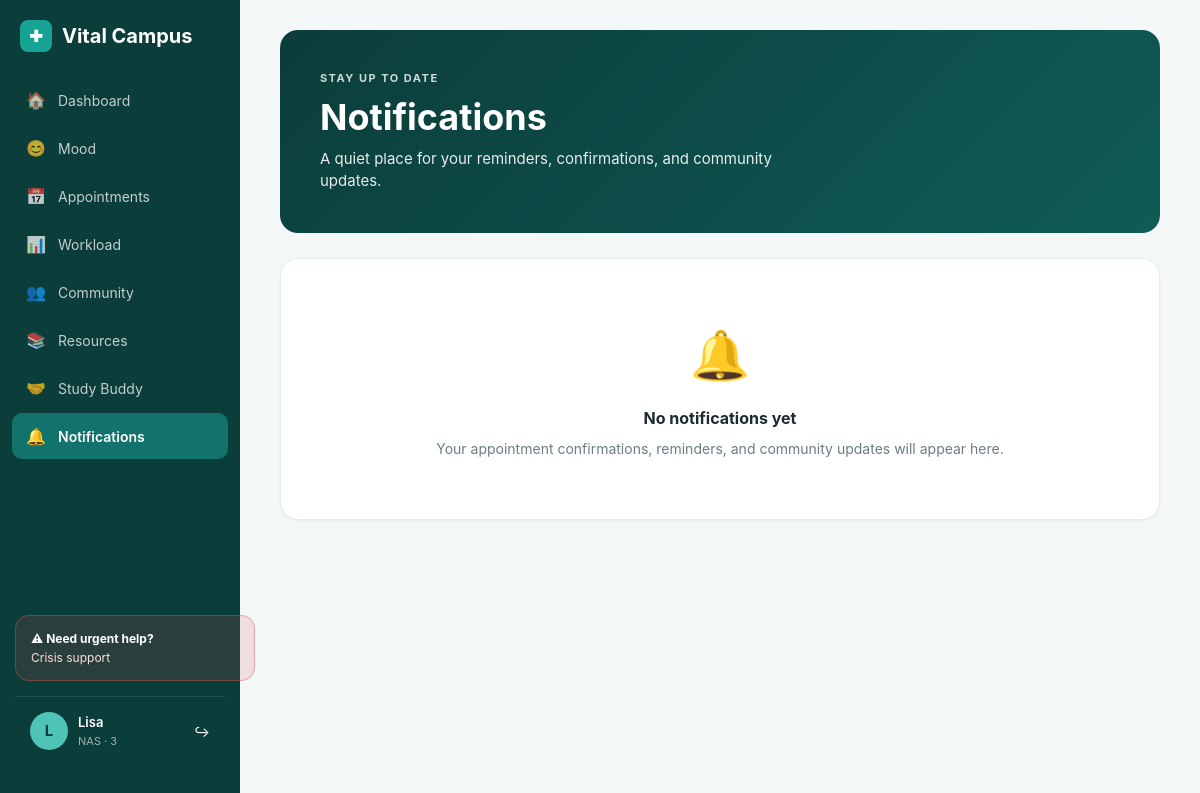
The app's page /notifications (signed in) with its own data.
### database.py (models this page shows, shortened)
class User(UserMixin, db.Model):
    __tablename__ = 'users'
    id = db.Column(db.Integer, primary_key=True)
    user_id = db.Column(db.String(36), unique=True, nullable=False, default=lambda: str(uuid.uuid4()))
    student_number = db.Column(db.String(15), unique=True, nullable=False)
    preferred_name = db.Column(db.String(60), nullable=False)
    email = db.Column(db.String(120), unique=True, nullable=False)
    password = db.Column(db.String(200), nullable=False)
    faculty = db.Column(db.String(80), nullable=False)
    year_of_study = db.Column(db.SmallInteger, nullable=False)
    role = db.Column(db.String(20), default='student')
    is_active = db.Column(db.Boolean, default=True)
    created_at = db.Column(db.DateTime, default=datetime.utcnow)
    last_login = db.Column(db.DateTime, nullable=True)
    moods = db.relationship('MoodEntry', backref='user', lazy=True)
    appointments = db.relationship('Appointment', backref='user', lazy=True)
    posts = db.relationship('PeerPost', backref='user', lazy=True)
    notifications = db.relationship('Notification', backref='user', lazy=True)

### app.py (the view)
@app.route('/notifications')
@login_required
def notifications():
    user_notifications = Notification.query.filter(
        Notification.user_id == current_user.id,
        Notification.type != 'study_plan'
    ).order_by(Notification.sent_at.desc()).all()
    return render_template('notifications.html', notifications=user_notifications)

### app.py (called while the page is built)
@login_manager.user_loader
def load_user(user_id):
    return User.query.get(int(user_id))

### templates/notifications.html (shortened to what this page needs)
<!DOCTYPE html>
<html lang="en">
<head>
    <link rel="stylesheet" href="{{ url_for('static', filename='css/style.css') }}">
</head>
<body>
    <div class="layout">
        <aside class="sidebar">
            <div>
                <div class="sidebar-brand"><div class="sidebar-brand-icon">✚</div><span>Vital Campus</span></div>
                <nav class="sidebar-nav">
                    <a href="{{ url_for('dashboard') }}"><i>🏠</i><span>Dashboard</span></a>
                    <a href="{{ url_for('mood') }}"><i>😊</i><span>Mood</span></a>
                    <a href="{{ url_for('booking') }}"><i>📅</i><span>Appointments</span></a>
                    <a href="{{ url_for('workload') }}"><i>📊</i><span>Workload</span></a>
                    <a href="{{ url_for('forum') }}"><i>👥</i><span>Community</span></a>
                    <a href="{{ url_for('resources') }}"><i>📚</i><span>Resources</span></a>
                    <a href="{{ url_for('studybuddy') }}"><i>🤝</i><span>Study Buddy</span></a>
                    <a href="{{ url_for('notifications') }}" class="active"><i>🔔</i><span>Notifications</span></a>
                </nav>
            </div>
            <div>
                <button class="sidebar-crisis" onclick="openCrisisModal()" style="cursor:pointer; width:100%; text-align:left; font-family:inherit;">
                    <strong>⚠ Need urgent help?</strong>
                    Crisis support
                </button>
                <div class="sidebar-user">
                    <div class="sidebar-user-avatar">{{ current_user.preferred_name[0] }}</div>
                    <div class="sidebar-user-info"><div>{{ current_user.preferred_name }}</div><div>NAS · {{ current_user.year_of_study }}</div></div>
                    <a href="{{ url_for('logout') }}" style="margin-left:auto; color:#fff; text-decoration:none; font-size:14px;">↪</a>
                </div>
            </div>
        </aside>
        <main class="main-content">
            <div class="banner">
                <div class="banner-content">
                    <div class="eyebrow">Stay up to date</div>
                    <h1>Notifications</h1>
                    <p>A quiet place for your reminders, confirmations, and community updates.</p>
                </div>
            </div>
            {% if notifications %}
                {% for n in notifications %}
                <div class="card" style="display: flex; gap: 20px; align-items: start;">
                    <div style="width: 40px; height: 40px; border-radius: 10px; background: var(--teal-50); color: var(--teal-600); display: flex; align-items: center; justify-content: center; font-size: 18px; flex-shrink: 0;">
                        {% if n.type == 'appointment' %}📅{% elif n.type == 'crisis' %}⚠{% else %}🔔{% endif %}
                    </div>
                    <div style="flex: 1;">
                        <strong style="display: block; margin-bottom: 4px;">{{ n.type|title }}</strong>
                        <p style="color: var(--ink-500); font-size: 14px; margin-bottom: 6px;">{{ n.message }}</p>
                        <span style="font-size: 12px; color: var(--ink-300);">{{ n.sent_at.strftime('%Y/%m/%d · %H:%M') }}</span>
                    </div>
                    {% if not n.is_read %}
                    <div style="width: 8px; height: 8px; border-radius: 50%; background: var(--teal-500); margin-top: 6px;"></div>
                    {% endif %}
                </div>
                {% endfor %}
            {% else %}
                <div class="card" style="text-align: center; padding: 60px 20px;">
                    <div style="font-size: 48px; margin-bottom: 15px;">🔔</div>
                    <h3 style="margin-bottom: 8px;">No notifications yet</h3>
                    <p style="color: var(--ink-500); font-size: 14px;">Your appointment confirmations, reminders, and community updates will appear here.</p>
                </div>
            {% endif %}
        </main>
    </div>
</body>
</html>

### static/css/style.css (style rules this page uses)
:root { --teal-900: #0b3d3a; --teal-700: #0f5b56; --teal-600: #12736c; --teal-500: #16a394; --teal-400: #4dc4b5; --teal-100: #e6f7f4; --teal-50: #f0faf8; --amber-500: #e6a23c; --amber-100: #fdf3e2; --red-500: #d9534f; --red-100: #fdeceb; --ink-900: #1a2b33; --ink-700: #334a55; --ink-500: #6b7d85; --ink-300: #b3bfc5; --ink-100: #e8edef; --bg: #f4f7f8; --white: #ffffff; --radius: 14px; --radius-lg: 18px; --shadow-sm: 0 1px 3px rgba(15, 91, 86, 0.06); --shadow-md: 0 4px 14px rgba(15, 91, 86, 0.08); }
* { margin: 0; padding: 0; box-sizing: border-box; }
body { font-family: -apple-system, BlinkMacSystemFont, 'Segoe UI', Roboto, sans-serif; background: var(--bg); color: var(--ink-900); font-size: 15px; line-height: 1.5; }
.layout { display: flex; min-height: 100vh; }
.sidebar { width: 240px; background: var(--teal-900); color: white; padding: 20px 0; position: fixed; top: 0; left: 0; height: 100vh; display: flex; flex-direction: column; justify-content: space-between; }
.sidebar-brand { display: flex; align-items: center; gap: 10px; padding: 0 20px 25px 20px; font-size: 20px; font-weight: 700; color: white; }
.sidebar-brand-icon { width: 32px; height: 32px; background: var(--teal-500); border-radius: 8px; display: flex; align-items: center; justify-content: center; font-size: 16px; }
.sidebar-nav { display: flex; flex-direction: column; gap: 2px; padding: 0 12px; }
.sidebar-nav a { display: flex; align-items: center; gap: 12px; padding: 11px 14px; border-radius: 10px; color: rgba(255,255,255,0.75); text-decoration: none; font-size: 14px; transition: all 0.2s; }
.sidebar-nav a.active { background: var(--teal-600); color: white; font-weight: 600; }
.sidebar-nav a i { width: 20px; text-align: center; font-size: 16px; font-style: normal; }
.sidebar-crisis { margin: 15px; padding: 15px; background: rgba(217, 83, 79, 0.15); border: 1px solid rgba(217, 83, 79, 0.4); border-radius: var(--radius); font-size: 12px; color: #fdd; display: block; }
.sidebar-crisis strong { display: block; margin-bottom: 4px; color: white; }
.sidebar-user { display: flex; align-items: center; gap: 10px; padding: 15px; margin: 15px; border-top: 1px solid rgba(255,255,255,0.1); }
.sidebar-user-avatar { width: 38px; height: 38px; border-radius: 50%; background: var(--teal-400); color: var(--teal-900); display: flex; align-items: center; justify-content: center; font-weight: 700; }
.sidebar-user-info div:first-child { font-weight: 600; font-size: 13px; }
.sidebar-user-info div:last-child { font-size: 11px; opacity: 0.6; }
.main-content { flex: 1; margin-left: 240px; padding: 30px 40px; max-width: 1200px; }
.banner { position: relative; border-radius: var(--radius-lg); padding: 40px; margin-bottom: 25px; color: white; overflow: hidden; background: linear-gradient(135deg, var(--teal-900), var(--teal-700)); min-height: 180px; display: flex; align-items: center; }
.banner-content { position: relative; z-index: 2; max-width: 60%; }
.banner .eyebrow { font-size: 11px; font-weight: 700; letter-spacing: 1.5px; text-transform: uppercase; opacity: 0.8; margin-bottom: 10px; }
.banner h1 { font-size: 36px; margin-bottom: 10px; font-weight: 700; line-height: 1.15; }
.banner p { font-size: 15px; opacity: 0.9; max-width: 500px; }
.card { background: var(--white); border-radius: var(--radius-lg); padding: 22px; margin-bottom: 20px; border: 1px solid var(--ink-100); box-shadow: var(--shadow-sm); }
.card h3 { font-size: 16px; font-weight: 700; margin-bottom: 15px; color: var(--ink-900); }

### records on screen
User: preferred_name "L", preferred_name "Lisa", year_of_study "3"
